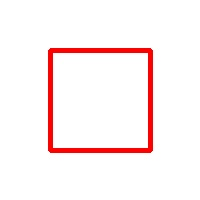
#> input picture simulation/ros2_ws/src/test_image.jpg, 200 x 200 px, found by its file name
$ python test_opencv.py
#> lines starting #> are read from the running program, lines starting #| are printed output that depends on the picture
import cv2
import numpy as np

print(f"OpenCV version: {cv2.__version__}")

# Create a black image with a white rectangle
img = cv2.imread('test_image.jpg')
#> img is the input picture: shape (200, 200, 3); mean B, G, R 242.3, 242.3, 253.6
if img is None:
    print("No test image found. Creating one...")
    img = 255 * np.ones((200, 200, 3), dtype='uint8')
    cv2.rectangle(img, (50, 50), (150, 150), (0, 0, 255), 3)
    cv2.imwrite('test_image.jpg', img)
else:
    print("Loaded test image from file.")

# Convert to grayscale
gray = cv2.cvtColor(img, cv2.COLOR_BGR2GRAY)
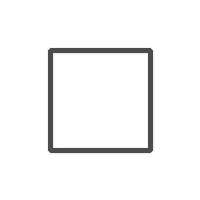
#> gray: shape (200, 200); min 72, max 255, mean 245.7
print(f"Grayscale image shape: {gray.shape}")
#| Grayscale image shape: (200, 200)

# Show the image in a window (works only if X11 is set up)
try:
    cv2.imshow("Test Image", img)
    cv2.waitKey(1000)
    cv2.destroyAllWindows()
except cv2.error as e:
    print(f"cv2.imshow() failed: {e}")
    print("No GUI display, but OpenCV works for processing!")

print("✅ OpenCV test complete.")
